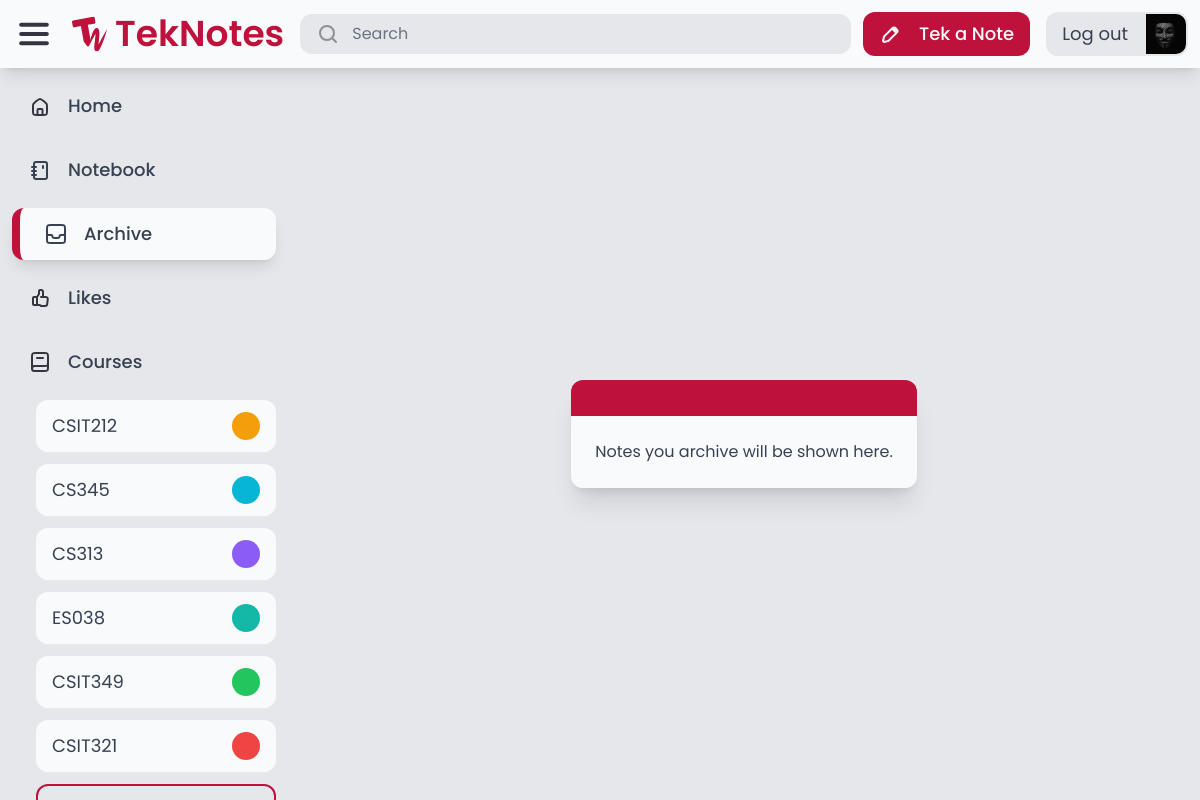
Screenshot of /archive/ (signed in) with the database file from the repository.
### authentication/models.py (models this page shows, shortened)
class Profile(models.Model):
    user = models.OneToOneField(User, on_delete=models.CASCADE)
    bio = models.TextField(max_length=500, default='No bio yet.')
    avatar = models.ImageField(default="avatars/default.jpg", upload_to="avatars")
    location = models.CharField(max_length=30, blank=True)

### course/models.py (models this page shows, shortened)
class Course(models.Model):
    COLORS = [
        ('red-500', 'Red'),
        ('orange-500', 'Orange'),
        ('amber-500', 'Amber'),
        ('lime-500', 'Lime'),
        ('green-500', 'Green'),
        ('emerald-500', 'Emerald'),
        ('teal-500', 'Teal'),
        ('cyan-500', 'Cyan'),
        ('blue-500', 'Blue'),
        ('indigo-500', 'Indigo'),
        ('violet-500', 'Violet'),
        ('purple-500', 'Purple'),
        ('fuchsia-500', 'Fuschia'),
        ('pink-500', 'Pink'),
    ]
    code = models.CharField(max_length=20)
    description = models.CharField(max_length=255)
    color = models.CharField(max_length=20, choices=COLORS, default='gray-500')
    created_by = models.ForeignKey(User, related_name='courses', on_delete=models.CASCADE)

### core/views.py (the view)
# urls.py: path('archive/', views.archive, name='archive'),
@login_required
def archive(request):
    archived = Note.objects.filter(created_by=request.user, is_archived=True).order_by('-modified_at')
    courses = Course.objects.filter(note__in=archived).distinct()
    tags = Tag.objects.filter(notes__in=archived).distinct()
    return render(request, 'core/archive.html', {
        'notes': archived,
        'courses': courses,
        'tags': tags
    })

### core/context_processors.py (called while the page is built)
def courses_list(request):
    return {
        'your_courses': Course.objects.all().distinct()
    }

### core/templates/core/archive.html (shortened to what this page needs)
{% extends 'core/base.html' %}
{% block content %}
    {% if notes %}
        {% include 'tags/course_and_tags.html' %}
        {% include 'notes/notes.html' %}
    {% else %}
        {% include 'core/no_results.html' with message="Notes you archive will be shown here."%}
    {% endif %}
{% endblock %}

### core/templates/core/base.html (shortened to what this page needs)
{% extends 'core/core.html' %}
{% load static %}
{% block body %}
    <div class="flex flex-col h-full overflow-hidden">
        <header class="flex items-center w-full p-3 gap-3 shadow-lg z-10 bg-gray-50">
            <div class="flex flex-1 items-center gap-4">
                <img class="cursor-pointer" id="menu-icon" src="{% static 'teknotes/images/Menu.svg' %}" alt="Menu">
                <a href="/" class="flex items-center gap-2">
                    <img src="{% static 'teknotes/images/TekNotes-Logo.svg' %}" alt="Logo">
                    <p id="logo-text" class="font-semibold text-rose-700 text-4xl">TekNotes</p>
                </a>
                <form action="{% url 'advanced_search:search' %}" method="get" class="flex flex-1 max-w-[600px] px-4 py-2 rounded-xl bg-gray-200 transition-all hover:bg-gray-300 gap-3 cursor-text min-w-[0px]" onclick="this.querySelector('input[name=\'query\']').focus();">
                    <img src="{% static 'teknotes/images/Search.svg' %}" alt="Search">
                    <input name="query" class="placeholder-gray-500 w-full text-gray-700 bg-transparent border-none focus:outline-none min-w-[0px]" type="text" value="{{ query }}" placeholder="Search">
                </form>
            </div>
            <div class="flex items-center gap-4 h-full">
                {% if request.user.is_authenticated %}
                    <a href="{% url 'notes:tek_a_note' %}" class="flex bg-rose-700 rounded-xl gap-4 px-4 py-2 transition-all hover:shadow-lg">
                        <img src="{% static 'teknotes/images/Edit.svg' %}" alt="Edit">
                        <p class="new-note-text text-gray-50 font-medium text-lg">Tek a Note</p>
                    </a>
                    <div class="flex h-full">
                        <a href="{% url 'auth:logout' %}" class="transition-all flex gap-4 px-4 py-2 rounded-l-xl bg-gray-200 hover:shadow-lg">
                            <p class="text-gray-700 text-lg">Log out</p>
                        </a>
                        <a href="{% url 'auth:profile' request.user.id %}" class="transition-all flex h-full aspect-square rounded-r-xl bg-[url('{{ request.user.profile.avatar.url }}')] bg-cover border-2 border-gray-200 hover:shadow-lg"></a>
                    </div>
                {% else %}
                    <a href="{% url 'auth:login' %}" class="flex bg-rose-700 rounded-xl gap-4 px-6 py-2 transition-all hover:shadow-lg">
                        <p class="text-gray-50 font-medium text-lg">Sign In</p>
                    </a>
                {% endif %}
            </div>
        </header>
        <main class="flex bg-gray-200 h-full overflow-hidden">
            <nav class="flex flex-col w-full max-w-72 h-full p-3 gap-3 overflow-y-auto">
                <a href="/" class="nav-elem flex rounded-xl px-4 py-3 gap-4 {% if request.path == '/' %} active-nav bg-gray-50 px-6 py-3 shadow-lg border-l-8 border-rose-700 {% endif %}">
                    <img src="{% static 'teknotes/images/Home.svg' %}" alt="Home">
                    <p class="nav-text text-lg text-gray-700 font-medium">Home</p>
                </a>
                <a href="/notebook/" class="nav-elem flex rounded-xl px-4 py-3 gap-4 {% if request.path == '/notebook/' %} active-nav bg-gray-50 px-6 py-3 shadow-lg border-l-8 border-rose-700 {% endif %}">
                    <img src="{% static 'teknotes/images/notebook.svg' %}" alt="Notebook">
                    <p class="nav-text text-lg text-gray-700 font-medium">Notebook</p>
                </a>
                <a href="/archive/" class="nav-elem flex rounded-xl px-4 py-3 gap-4 {% if request.path == '/archive/' %} active-nav bg-gray-50 px-6 py-3 shadow-lg border-l-8 border-rose-700 {% endif %}">
                    <img src="{% static 'teknotes/images/Archive.svg' %}" alt="Archive">
                    <p class="nav-text text-lg text-gray-700 font-medium">Archive</p>
                </a>
                <a href="/likes/" class="nav-elem flex rounded-xl px-4 py-3 gap-4 {% if request.path == '/likes/' %} active-nav bg-gray-50 px-6 py-3 shadow-lg border-l-8 border-rose-700 {% endif %}">
                    <img src="{% static 'teknotes/images/Likes.svg' %}" alt="Likes">
                    <p class="nav-text text-lg text-gray-700 font-medium">Likes</p>
                </a>
                <div class="nav-elem flex rounded-xl px-4 py-3 gap-4">
                    <img src="{% static 'teknotes/images/Course.svg' %}" alt="Courses">
                    <p class="nav-text text-lg text-gray-700 font-medium">Courses</p>
                </div>
                <div id="courses" class="flex flex-col pl-6 gap-3">
                    {% for course in your_courses %}
                        <a href="{% url 'advanced_search:search_by_course' course.id %}" class="group transition-all course-elem nav-elem flex rounded-xl px-4 py-3 justify-between bg-gray-50 hover:bg-{{ course.color }}">
                            <p class="course-text text-lg text-gray-700 group-hover:text-gray-50">{{ course.code }}</p>
                            <div class="rounded-full bg-{{ course.color }} group-hover:bg-gray-50 h-full min-h-7 aspect-square course-color"></div>
                        </a>
                    {% endfor %}
                    <a id="add-course" href="{% url 'course:add_a_course' %}" class="transition-all course-elem nav-elem flex rounded-xl px-4 py-3 justify-between border-2 border-rose-700 hover:bg-rose-700 text-rose-700 hover:text-gray-50 hover:font-regular">
                    </a>
                </div>
            </nav>
            <div class="flex flex-col flex-1 h-full p-3 gap-3 overflow-hidden">
                {% block content %}
                {% endblock %}
            </div>
        </main>
    </div>
{% endblock %}

### rows the page displays
Course: code "CSIT212"
Course: code "CS345"
Course: code "CS313"
Course: code "ES038"
Course: code "CSIT349"
Course: code "CSIT321"

### other values shown
{{ message }} "Notes you archive will be shown here."
